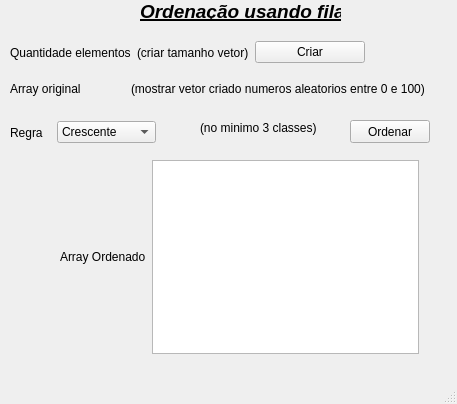
<?xml version="1.0" encoding="UTF-8"?>
<ui version="4.0">
 <class>MainWindow</class>
 <widget class="QMainWindow" name="MainWindow">
  <property name="geometry">
   <rect>
    <x>0</x>
    <y>0</y>
    <width>457</width>
    <height>404</height>
   </rect>
  </property>
  <property name="windowTitle">
   <string>MainWindow</string>
  </property>
  <widget class="QWidget" name="centralwidget">
   <widget class="QLabel" name="label">
    <property name="geometry">
     <rect>
      <x>140</x>
      <y>0</y>
      <width>201</width>
      <height>21</height>
     </rect>
    </property>
    <property name="text">
     <string>&lt;html&gt;&lt;head/&gt;&lt;body&gt;&lt;p&gt;&lt;span style=&quot; font-size:14pt; font-weight:700; font-style:italic; text-decoration: underline;&quot;&gt;Ordenação usando fila&lt;/span&gt;&lt;/p&gt;&lt;/body&gt;&lt;/html&gt;</string>
    </property>
   </widget>
   <widget class="QPushButton" name="pushButton_2">
    <property name="geometry">
     <rect>
      <x>350</x>
      <y>120</y>
      <width>80</width>
      <height>23</height>
     </rect>
    </property>
    <property name="text">
     <string>Ordenar</string>
    </property>
   </widget>
   <widget class="QLabel" name="label_7">
    <property name="geometry">
     <rect>
      <x>200</x>
      <y>120</y>
      <width>131</width>
      <height>16</height>
     </rect>
    </property>
    <property name="text">
     <string>(no minimo 3 classes)</string>
    </property>
   </widget>
   <widget class="QWidget" name="">
    <property name="geometry">
     <rect>
      <x>10</x>
      <y>40</y>
      <width>355</width>
      <height>25</height>
     </rect>
    </property>
    <layout class="QHBoxLayout" name="horizontalLayout">
     <item>
      <widget class="QLabel" name="label_2">
       <property name="text">
        <string>Quantidade elementos</string>
       </property>
      </widget>
     </item>
     <item>
      <widget class="QLabel" name="label_5">
       <property name="text">
        <string>(criar tamanho vetor)</string>
       </property>
      </widget>
     </item>
     <item>
      <widget class="QPushButton" name="pushButton">
       <property name="text">
        <string>Criar</string>
       </property>
      </widget>
     </item>
    </layout>
   </widget>
   <widget class="QWidget" name="">
    <property name="geometry">
     <rect>
      <x>10</x>
      <y>80</y>
      <width>415</width>
      <height>17</height>
     </rect>
    </property>
    <layout class="QHBoxLayout" name="horizontalLayout_2">
     <item>
      <widget class="QLabel" name="label_3">
       <property name="text">
        <string>Array original</string>
       </property>
      </widget>
     </item>
     <item>
      <widget class="QLabel" name="label_6">
       <property name="text">
        <string>(mostrar vetor criado numeros aleatorios entre 0 e 100)</string>
       </property>
      </widget>
     </item>
    </layout>
   </widget>
   <widget class="QWidget" name="">
    <property name="geometry">
     <rect>
      <x>10</x>
      <y>120</y>
      <width>146</width>
      <height>25</height>
     </rect>
    </property>
    <layout class="QHBoxLayout" name="horizontalLayout_3">
     <item>
      <widget class="QLabel" name="label_4">
       <property name="text">
        <string>Regra</string>
       </property>
      </widget>
     </item>
     <item>
      <widget class="QComboBox" name="comboBox">
       <item>
        <property name="text">
         <string>Crescente</string>
        </property>
       </item>
       <item>
        <property name="text">
         <string>Decrescente</string>
        </property>
       </item>
      </widget>
     </item>
    </layout>
   </widget>
   <widget class="QWidget" name="">
    <property name="geometry">
     <rect>
      <x>60</x>
      <y>160</y>
      <width>359</width>
      <height>194</height>
     </rect>
    </property>
    <layout class="QHBoxLayout" name="horizontalLayout_4">
     <item>
      <widget class="QLabel" name="label_8">
       <property name="text">
        <string>Array Ordenado</string>
       </property>
      </widget>
     </item>
     <item>
      <widget class="QTextEdit" name="textEdit"/>
     </item>
    </layout>
   </widget>
  </widget>
  <widget class="QMenuBar" name="menubar">
   <property name="geometry">
    <rect>
     <x>0</x>
     <y>0</y>
     <width>457</width>
     <height>20</height>
    </rect>
   </property>
  </widget>
  <widget class="QStatusBar" name="statusbar"/>
 </widget>
 <resources/>
 <connections/>
</ui>
